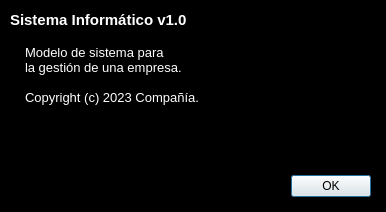
<?xml version="1.0" encoding="UTF-8"?>
<ui version="4.0">
 <class>dlgAcercaDe</class>
 <widget class="QDialog" name="dlgAcercaDe">
  <property name="geometry">
   <rect>
    <x>0</x>
    <y>0</y>
    <width>386</width>
    <height>212</height>
   </rect>
  </property>
  <property name="palette">
   <palette>
    <active>
     <colorrole role="WindowText">
      <brush brushstyle="SolidPattern">
       <color alpha="255">
        <red>255</red>
        <green>255</green>
        <blue>255</blue>
       </color>
      </brush>
     </colorrole>
     <colorrole role="Base">
      <brush brushstyle="SolidPattern">
       <color alpha="255">
        <red>255</red>
        <green>255</green>
        <blue>255</blue>
       </color>
      </brush>
     </colorrole>
     <colorrole role="Window">
      <brush brushstyle="SolidPattern">
       <color alpha="255">
        <red>0</red>
        <green>0</green>
        <blue>0</blue>
       </color>
      </brush>
     </colorrole>
    </active>
    <inactive>
     <colorrole role="WindowText">
      <brush brushstyle="SolidPattern">
       <color alpha="255">
        <red>255</red>
        <green>255</green>
        <blue>255</blue>
       </color>
      </brush>
     </colorrole>
     <colorrole role="Base">
      <brush brushstyle="SolidPattern">
       <color alpha="255">
        <red>255</red>
        <green>255</green>
        <blue>255</blue>
       </color>
      </brush>
     </colorrole>
     <colorrole role="Window">
      <brush brushstyle="SolidPattern">
       <color alpha="255">
        <red>0</red>
        <green>0</green>
        <blue>0</blue>
       </color>
      </brush>
     </colorrole>
    </inactive>
    <disabled>
     <colorrole role="WindowText">
      <brush brushstyle="SolidPattern">
       <color alpha="255">
        <red>120</red>
        <green>120</green>
        <blue>120</blue>
       </color>
      </brush>
     </colorrole>
     <colorrole role="Base">
      <brush brushstyle="SolidPattern">
       <color alpha="255">
        <red>0</red>
        <green>0</green>
        <blue>0</blue>
       </color>
      </brush>
     </colorrole>
     <colorrole role="Window">
      <brush brushstyle="SolidPattern">
       <color alpha="255">
        <red>0</red>
        <green>0</green>
        <blue>0</blue>
       </color>
      </brush>
     </colorrole>
    </disabled>
   </palette>
  </property>
  <property name="windowTitle">
   <string>Sistema Informático</string>
  </property>
  <property name="windowIcon">
   <iconset>
    <normaloff>VentanaPrincipal.ico</normaloff>
    <normalon>VentanaPrincipal.ico</normalon>VentanaPrincipal.ico</iconset>
  </property>
  <property name="autoFillBackground">
   <bool>false</bool>
  </property>
  <widget class="QDialogButtonBox" name="btnAceptar">
   <property name="geometry">
    <rect>
     <x>30</x>
     <y>170</y>
     <width>341</width>
     <height>32</height>
    </rect>
   </property>
   <property name="orientation">
    <enum>Qt::Horizontal</enum>
   </property>
   <property name="standardButtons">
    <set>QDialogButtonBox::Ok</set>
   </property>
  </widget>
  <widget class="QPlainTextEdit" name="plainTextEdit">
   <property name="geometry">
    <rect>
     <x>20</x>
     <y>40</y>
     <width>221</width>
     <height>101</height>
    </rect>
   </property>
   <property name="palette">
    <palette>
     <active>
      <colorrole role="WindowText">
       <brush brushstyle="SolidPattern">
        <color alpha="255">
         <red>255</red>
         <green>255</green>
         <blue>255</blue>
        </color>
       </brush>
      </colorrole>
      <colorrole role="Text">
       <brush brushstyle="SolidPattern">
        <color alpha="255">
         <red>255</red>
         <green>255</green>
         <blue>255</blue>
        </color>
       </brush>
      </colorrole>
      <colorrole role="Base">
       <brush brushstyle="SolidPattern">
        <color alpha="255">
         <red>0</red>
         <green>0</green>
         <blue>0</blue>
        </color>
       </brush>
      </colorrole>
      <colorrole role="PlaceholderText">
       <brush brushstyle="SolidPattern">
        <color alpha="128">
         <red>255</red>
         <green>255</green>
         <blue>255</blue>
        </color>
       </brush>
      </colorrole>
     </active>
     <inactive>
      <colorrole role="WindowText">
       <brush brushstyle="SolidPattern">
        <color alpha="255">
         <red>255</red>
         <green>255</green>
         <blue>255</blue>
        </color>
       </brush>
      </colorrole>
      <colorrole role="Text">
       <brush brushstyle="SolidPattern">
        <color alpha="255">
         <red>255</red>
         <green>255</green>
         <blue>255</blue>
        </color>
       </brush>
      </colorrole>
      <colorrole role="Base">
       <brush brushstyle="SolidPattern">
        <color alpha="255">
         <red>0</red>
         <green>0</green>
         <blue>0</blue>
        </color>
       </brush>
      </colorrole>
      <colorrole role="PlaceholderText">
       <brush brushstyle="SolidPattern">
        <color alpha="128">
         <red>255</red>
         <green>255</green>
         <blue>255</blue>
        </color>
       </brush>
      </colorrole>
     </inactive>
     <disabled>
      <colorrole role="WindowText">
       <brush brushstyle="SolidPattern">
        <color alpha="255">
         <red>120</red>
         <green>120</green>
         <blue>120</blue>
        </color>
       </brush>
      </colorrole>
      <colorrole role="Text">
       <brush brushstyle="SolidPattern">
        <color alpha="255">
         <red>120</red>
         <green>120</green>
         <blue>120</blue>
        </color>
       </brush>
      </colorrole>
      <colorrole role="Base">
       <brush brushstyle="SolidPattern">
        <color alpha="255">
         <red>0</red>
         <green>0</green>
         <blue>0</blue>
        </color>
       </brush>
      </colorrole>
      <colorrole role="PlaceholderText">
       <brush brushstyle="SolidPattern">
        <color alpha="128">
         <red>0</red>
         <green>0</green>
         <blue>0</blue>
        </color>
       </brush>
      </colorrole>
     </disabled>
    </palette>
   </property>
   <property name="font">
    <font>
     <pointsize>10</pointsize>
    </font>
   </property>
   <property name="acceptDrops">
    <bool>false</bool>
   </property>
   <property name="frameShadow">
    <enum>QFrame::Plain</enum>
   </property>
   <property name="sizeAdjustPolicy">
    <enum>QAbstractScrollArea::AdjustIgnored</enum>
   </property>
   <property name="lineWrapMode">
    <enum>QPlainTextEdit::WidgetWidth</enum>
   </property>
   <property name="readOnly">
    <bool>true</bool>
   </property>
   <property name="plainText">
    <string>Modelo de sistema para
la gestión de una empresa.

Copyright (c) 2023 Compañía.</string>
   </property>
   <property name="centerOnScroll">
    <bool>false</bool>
   </property>
  </widget>
  <widget class="QLabel" name="label">
   <property name="geometry">
    <rect>
     <x>230</x>
     <y>10</y>
     <width>128</width>
     <height>128</height>
    </rect>
   </property>
   <property name="text">
    <string/>
   </property>
   <property name="pixmap">
    <pixmap>mrpcolor.png</pixmap>
   </property>
   <property name="scaledContents">
    <bool>true</bool>
   </property>
  </widget>
  <widget class="QLabel" name="label_2">
   <property name="geometry">
    <rect>
     <x>10</x>
     <y>10</y>
     <width>221</width>
     <height>20</height>
    </rect>
   </property>
   <property name="font">
    <font>
     <pointsize>11</pointsize>
     <bold>true</bold>
    </font>
   </property>
   <property name="text">
    <string>Sistema Informático v1.0</string>
   </property>
  </widget>
 </widget>
 <resources/>
 <connections>
  <connection>
   <sender>btnAceptar</sender>
   <signal>accepted()</signal>
   <receiver>dlgAcercaDe</receiver>
   <slot>accept()</slot>
   <hints>
    <hint type="sourcelabel">
     <x>248</x>
     <y>254</y>
    </hint>
    <hint type="destinationlabel">
     <x>157</x>
     <y>274</y>
    </hint>
   </hints>
  </connection>
 </connections>
</ui>
